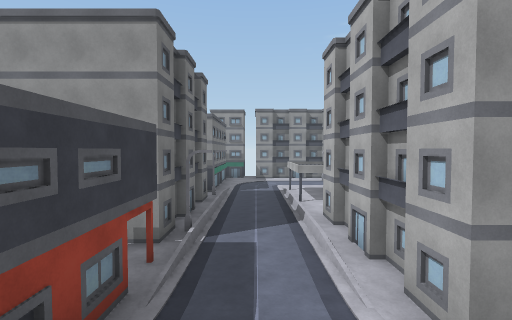
View 1 (above)

18 first-person views from a walk through a 3-D level made in the Unity game engine. The camera is 1.5 m above the floor, tilts 2° down and sees 85° across. The floor is counted in squares, 2 m on a side. Each view is taken from the middle of a square. On the plan, view 1 faces up. The plan holds only what a view shows up to about 10 squares ahead; the rest is blank. The place goes on beyond the plan. Surface patterns are stand-ins for the level's own textures.

View 2
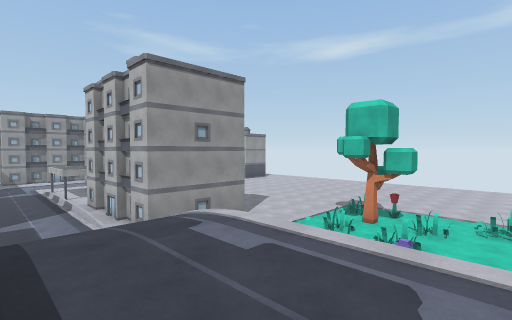

View 3
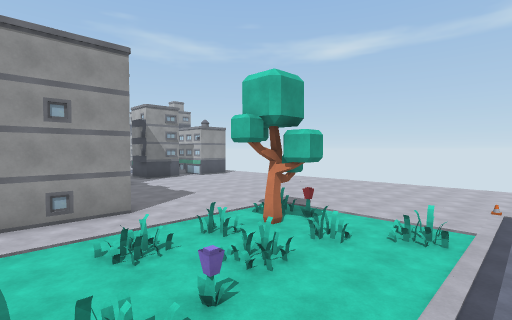

View 4
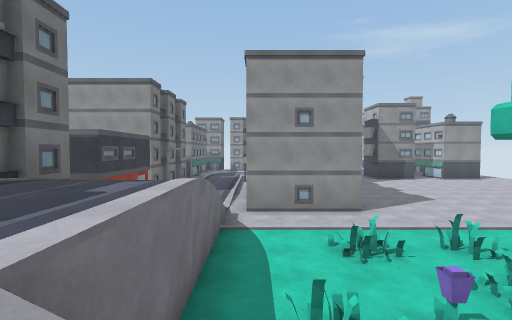

View 5
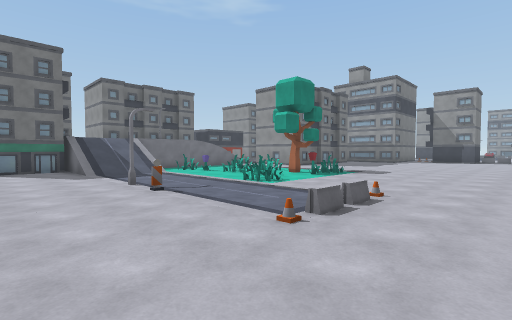

View 6
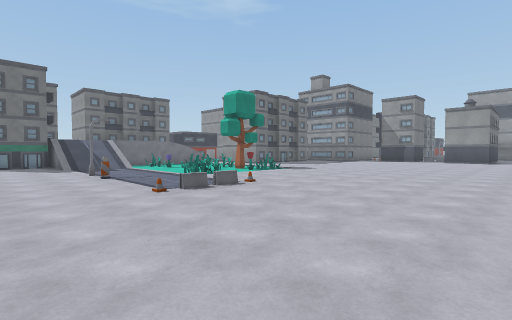

View 7
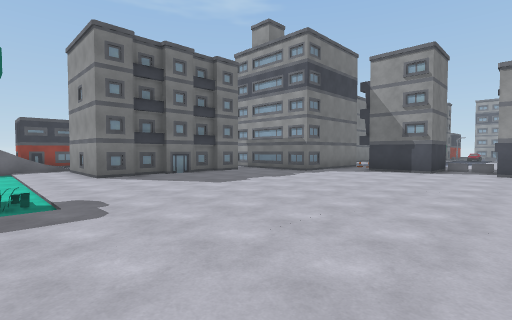

View 8
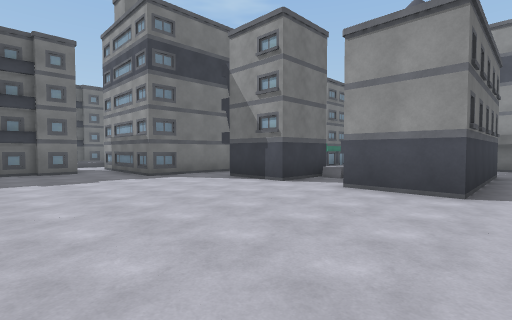

View 9
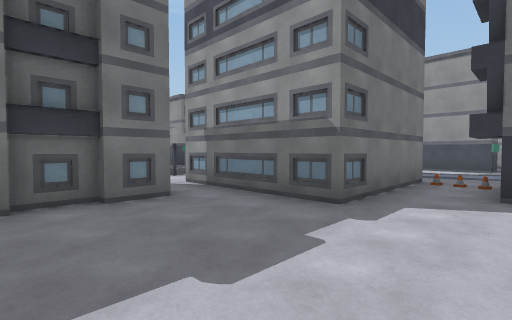

View 10
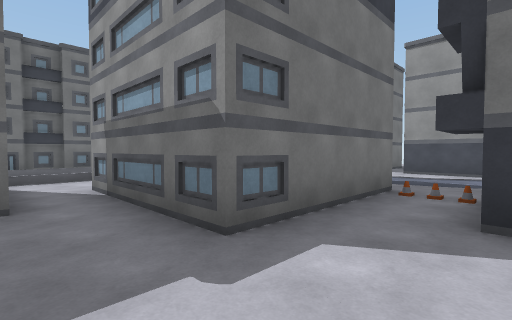

View 11
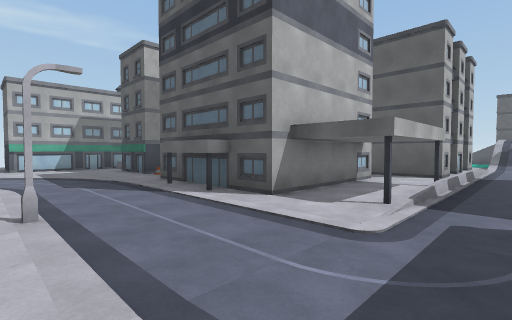

View 12
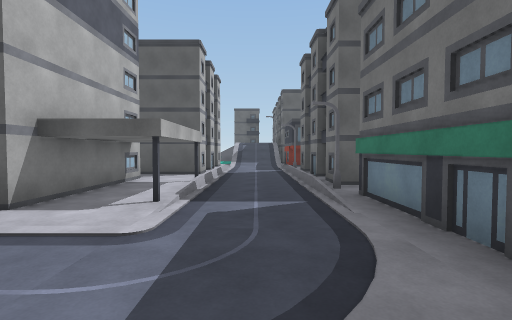

View 13
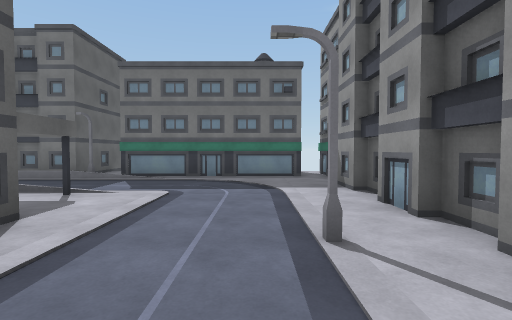

View 14
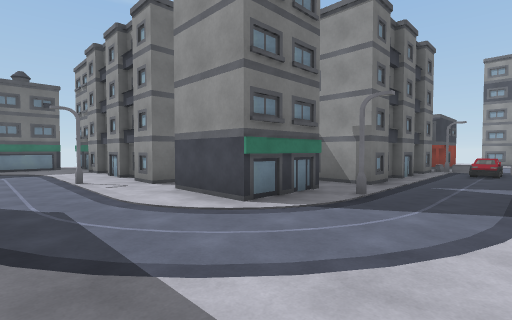

View 15
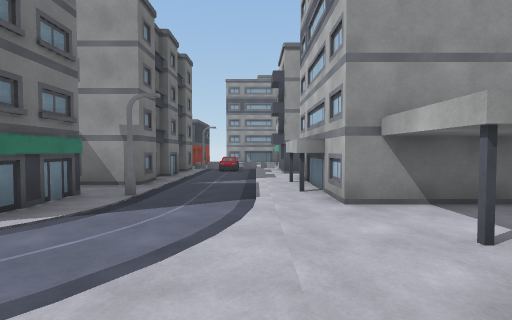

View 16
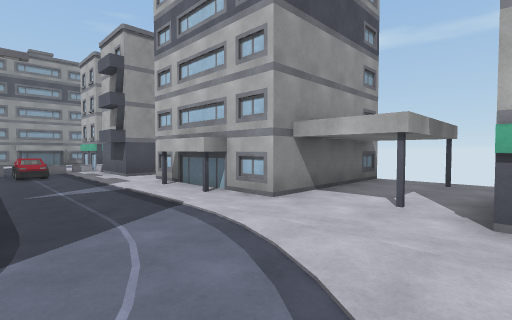

View 17
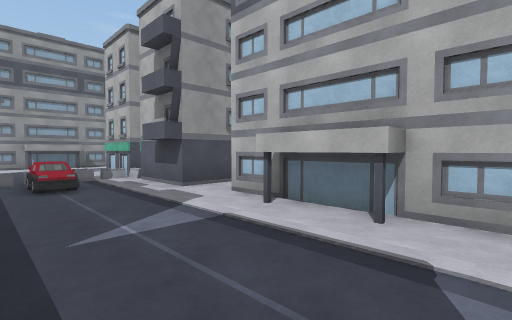

View 18
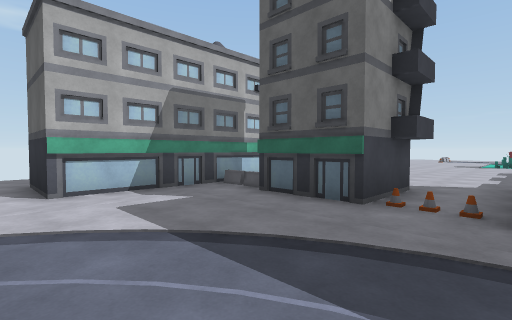

### Floor plan
Key: @ floor where view 1 was taken; # wall or solid block; x gap in a wall; . main floor; - floor 0.25 m lower than the main floor; : floor 2.25 m higher than the main floor; + floor 2.5 m higher than the main floor; / step, stairs or slope; v drop or lower ground; B building; H house; T tree; F flower; A barrier; C car; O other object.
Columns run from 3 left of view 1 to 16 right of it. Each row starts with its distance up from view 1.
 28                #
 27              --#
 26              --#
 25            ##C.#
 24            #-/.#
 23            #--.##
 22            #--...
 21            #--..
 20           ##--.B
 19            #.-.B
 18            B--..####
 17 ############--......
 16  #.........---......
 15  B.----------...##..
 14  #.---------.... #.
 13  #--....BB.....A #.
 12  B/--.#####xB#AB #.
 11  #/--.#   #.##.. #.
 10 ##/--.#   #........
  9  #/--.#####........
  8  #/-#..............
  7  #/-/B##...........
  6  #/-/###...........
  5  #/-/###...........
  4  #/-/###...........
  3  H/-/###...........
  2  #  /..............
  1  #  /...............
  0  # @/---O--O........
 -1  #///--O--TF........
 -2   v:+---O-O-........
 -3   ::+ OF----........
 -4   ::+  ----O........
 -5      //-------A.....
 -6      //-------A.....
 -7      ......O........
 -8      ...............
 -9       ..............

Positions as (right, up) in squares from view 1, and headings:
1: (0, 0), facing up
2: (-1, -4), facing up-right
3: (2, -5), facing up-right
4: (2, -5), facing up
5: (13, -9), facing up-left
6: (16, -9), facing up-left
7: (13, 0), facing up-left
8: (15, 5), facing up-left
9: (9, 5), facing up-left
10: (9, 7), facing up-left
11: (0, 16), facing down-right
12: (0, 16), facing down
13: (6, 15), facing left
14: (11, 14), facing up-left
15: (11, 14), facing up
16: (9, 15), facing up-right
17: (9, 18), facing up-right
18: (7, 16), facing down-right
